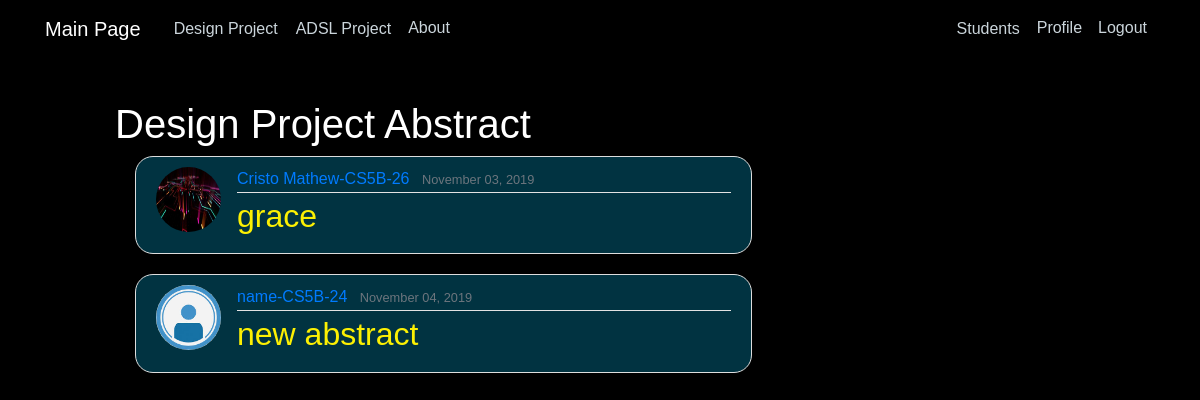
The app's page /DP/abstract (signed in) with its own data.
### DP/models.py (models this page shows, shortened)
class Document(models.Model):
    title = models.CharField(max_length=100)
    description = models.CharField(max_length=255, blank=True)
    author = models.ForeignKey(User, on_delete=models.CASCADE)
    document = models.FileField(upload_to='documents/')
    uploaded_at = models.DateTimeField(default=timezone.now)
    class_div = models.CharField(max_length=10, default='Null')
    rollno = models.CharField(max_length=10, default='No')
    name = models.CharField(max_length=10, default='No')

### users/models.py (models this page shows, shortened)
class Profile(models.Model):
    user = models.OneToOneField(User, on_delete=models.CASCADE)
    name = models.CharField(max_length=30, default="name")
    class_div = models.CharField(max_length=10)
    rollno = models.CharField(max_length=10)
    image = models.ImageField(default='profile_pics/default.jpg', upload_to='profile_pics')

### DP/views.py (the view)
# urls.py: path('abstract', views.home, name="ADSL-abstract-home"),
@user_passes_test(lambda u: u.is_superuser)
def home(request):
    context = {
        'posts': Document.objects.all(),
        'title': 'Design Project',
    }
    return render(request, 'DP/abstract_home.html',context)

### DP/templates/DP/abstract_home.html
{% extends "home/base.html" %}
{% load static %}
{% block content %}
    <h1>Design Project Abstract</h1>
    {% for post in posts %}
    <article class="media content-section">
      <img class="rounded-circle article-img" src="{{ post.author.profile.image.url }}">
      <div class="media-body">
        <div class="article-metadata">
          <a class="mr-2" href="{% url 'DP-user-abstract' post.author.username %}">{{ post.author.profile.name }}-{{ post.author.profile.class_div }}-{{ post.author.profile.rollno }}</a>
          <small class="text-muted">{{ post.uploaded_at|date:"F d, Y" }}</small>
        </div>
        <h2><a class="article-title" href="{% url 'DP-abstract-detail' post.id %}" style="color:#fcf003">{{ post.title }}</a></h2>
      </div>
    </article>
    {% endfor %}
{% endblock content %}

### home/static/home/main.css (style rules this page uses)
body { color: #333333; margin-top: 5rem; font-family: Arial; padding: 100px; margin: 0; background: #000000; }
h1, h3, h4, h5, h6, p { color: #ffffff; }
h2 { color: #fcf003 }
.content-section { background: rgba(3, 102, 130, 0.5); padding: 10px 20px; border: 1px solid #dddddd; border-radius: 18px; margin-left: 20px; margin-bottom: 20px; }
.article-title { color: #bd063d; }
.article-img { height: 65px; width: 65px; margin-right: 16px; }
.article-metadata { padding-bottom: 1px; margin-bottom: 4px; border-bottom: 1px solid #e3e3e3 }

### records on screen
Document: author.profile.image (picture), author.profile.name "Cristo Mathew", author.profile.class_div "CS5B", author.profile.rollno "26", uploaded_at "November 03, 2019", title "grace"
Document: author.profile.image (placeholder picture), author.profile.name "name", author.profile.class_div "CS5B", author.profile.rollno "24", uploaded_at "November 04, 2019", title "new abstract"
